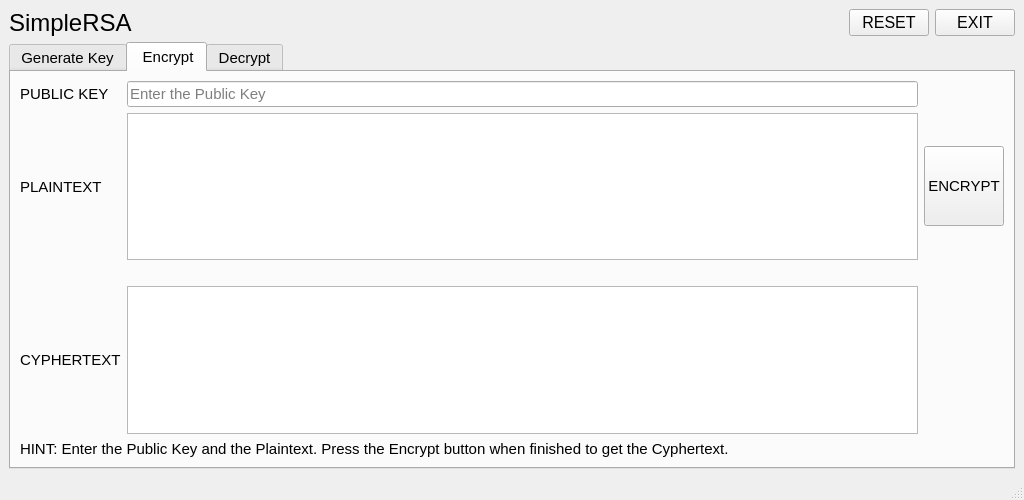
<?xml version="1.0" encoding="UTF-8"?>
<ui version="4.0">
 <class>MainWindow</class>
 <widget class="QMainWindow" name="MainWindow">
  <property name="geometry">
   <rect>
    <x>0</x>
    <y>0</y>
    <width>1024</width>
    <height>500</height>
   </rect>
  </property>
  <property name="sizePolicy">
   <sizepolicy hsizetype="MinimumExpanding" vsizetype="MinimumExpanding">
    <horstretch>0</horstretch>
    <verstretch>0</verstretch>
   </sizepolicy>
  </property>
  <property name="minimumSize">
   <size>
    <width>500</width>
    <height>500</height>
   </size>
  </property>
  <property name="windowTitle">
   <string>SimpleRSA</string>
  </property>
  <widget class="QWidget" name="centralwidget">
   <property name="sizePolicy">
    <sizepolicy hsizetype="Preferred" vsizetype="Ignored">
     <horstretch>0</horstretch>
     <verstretch>0</verstretch>
    </sizepolicy>
   </property>
   <layout class="QVBoxLayout" name="verticalLayout_6">
    <item>
     <layout class="QHBoxLayout" name="horizontalLayout_3">
      <item>
       <widget class="QLabel" name="ProgramNameLabel">
        <property name="minimumSize">
         <size>
          <width>0</width>
          <height>20</height>
         </size>
        </property>
        <property name="font">
         <font>
          <family>Cantarell</family>
          <pointsize>18</pointsize>
         </font>
        </property>
        <property name="text">
         <string>SimpleRSA</string>
        </property>
       </widget>
      </item>
      <item>
       <widget class="QPushButton" name="ResetBtn">
        <property name="minimumSize">
         <size>
          <width>0</width>
          <height>0</height>
         </size>
        </property>
        <property name="maximumSize">
         <size>
          <width>80</width>
          <height>16777215</height>
         </size>
        </property>
        <property name="font">
         <font>
          <pointsize>12</pointsize>
         </font>
        </property>
        <property name="text">
         <string>RESET</string>
        </property>
       </widget>
      </item>
      <item>
       <widget class="QPushButton" name="ExitBtn">
        <property name="maximumSize">
         <size>
          <width>80</width>
          <height>16777215</height>
         </size>
        </property>
        <property name="font">
         <font>
          <pointsize>12</pointsize>
         </font>
        </property>
        <property name="text">
         <string>EXIT</string>
        </property>
       </widget>
      </item>
     </layout>
    </item>
    <item>
     <widget class="QTabWidget" name="tabWidget">
      <property name="enabled">
       <bool>true</bool>
      </property>
      <property name="font">
       <font>
        <pointsize>11</pointsize>
       </font>
      </property>
      <property name="currentIndex">
       <number>1</number>
      </property>
      <widget class="QWidget" name="GenerateKeyTab">
       <attribute name="title">
        <string>Generate Key</string>
       </attribute>
       <layout class="QHBoxLayout" name="horizontalLayout_2">
        <item>
         <widget class="QTabWidget" name="tabWidget_2">
          <property name="font">
           <font>
            <pointsize>12</pointsize>
           </font>
          </property>
          <property name="currentIndex">
           <number>0</number>
          </property>
          <widget class="QWidget" name="AutoGenerateKeyTab">
           <attribute name="title">
            <string>Auto Generate Key</string>
           </attribute>
           <layout class="QVBoxLayout" name="verticalLayout_3">
            <item>
             <layout class="QFormLayout" name="formLayout_2">
              <item row="0" column="0" colspan="2">
               <widget class="Line" name="line_2">
                <property name="frameShadow">
                 <enum>QFrame::Raised</enum>
                </property>
                <property name="lineWidth">
                 <number>5</number>
                </property>
                <property name="orientation">
                 <enum>Qt::Horizontal</enum>
                </property>
               </widget>
              </item>
              <item row="1" column="0">
               <widget class="QLabel" name="AGK_PublicKeyOutLabel">
                <property name="font">
                 <font>
                  <pointsize>12</pointsize>
                 </font>
                </property>
                <property name="text">
                 <string>PUBLIC KEY:</string>
                </property>
               </widget>
              </item>
              <item row="1" column="1">
               <widget class="QLineEdit" name="AGK_PublicKeyOut">
                <property name="maxLength">
                 <number>999999</number>
                </property>
                <property name="frame">
                 <bool>false</bool>
                </property>
                <property name="readOnly">
                 <bool>true</bool>
                </property>
               </widget>
              </item>
              <item row="2" column="0">
               <widget class="QLabel" name="AGK_PrivateKeyOutLabel">
                <property name="font">
                 <font>
                  <pointsize>12</pointsize>
                 </font>
                </property>
                <property name="text">
                 <string>PRIVATE KEY:</string>
                </property>
               </widget>
              </item>
              <item row="2" column="1">
               <widget class="QLineEdit" name="AGK_PrivateKeyOut">
                <property name="maxLength">
                 <number>999999</number>
                </property>
                <property name="frame">
                 <bool>false</bool>
                </property>
                <property name="readOnly">
                 <bool>true</bool>
                </property>
               </widget>
              </item>
              <item row="3" column="0" colspan="2">
               <widget class="Line" name="line">
                <property name="frameShadow">
                 <enum>QFrame::Raised</enum>
                </property>
                <property name="lineWidth">
                 <number>5</number>
                </property>
                <property name="orientation">
                 <enum>Qt::Horizontal</enum>
                </property>
               </widget>
              </item>
              <item row="4" column="0">
               <widget class="QLabel" name="AGK_SetKeySizeLabel">
                <property name="font">
                 <font>
                  <pointsize>12</pointsize>
                 </font>
                </property>
                <property name="text">
                 <string>KEY SIZE:</string>
                </property>
               </widget>
              </item>
              <item row="4" column="1">
               <layout class="QHBoxLayout" name="horizontalLayout">
                <item>
                 <widget class="QRadioButton" name="AGK_SetKeySize1024">
                  <property name="font">
                   <font>
                    <pointsize>12</pointsize>
                   </font>
                  </property>
                  <property name="text">
                   <string>1024 Bits</string>
                  </property>
                 </widget>
                </item>
                <item>
                 <widget class="QRadioButton" name="AGK_SetKeySize512">
                  <property name="font">
                   <font>
                    <pointsize>12</pointsize>
                   </font>
                  </property>
                  <property name="text">
                   <string>512 Bits</string>
                  </property>
                 </widget>
                </item>
                <item>
                 <widget class="QRadioButton" name="AGK_SetKeySize256">
                  <property name="font">
                   <font>
                    <pointsize>12</pointsize>
                   </font>
                  </property>
                  <property name="text">
                   <string>256 Bits</string>
                  </property>
                 </widget>
                </item>
                <item>
                 <widget class="QRadioButton" name="AGK_SetKeySize128">
                  <property name="font">
                   <font>
                    <pointsize>12</pointsize>
                   </font>
                  </property>
                  <property name="text">
                   <string>128 Bits</string>
                  </property>
                 </widget>
                </item>
               </layout>
              </item>
              <item row="6" column="0" colspan="2">
               <widget class="QPushButton" name="AGK_GenerateKeyBtn">
                <property name="minimumSize">
                 <size>
                  <width>0</width>
                  <height>50</height>
                 </size>
                </property>
                <property name="font">
                 <font>
                  <pointsize>12</pointsize>
                 </font>
                </property>
                <property name="text">
                 <string>AUTO-GENERATE KEY</string>
                </property>
               </widget>
              </item>
              <item row="7" column="0" colspan="2">
               <widget class="QLabel" name="HINT_0">
                <property name="font">
                 <font>
                  <pointsize>11</pointsize>
                 </font>
                </property>
                <property name="text">
                 <string>HINT: Set the keysize, and then press the AUTO-GENERATE KEY button. Use the Public Key for Encryption, and the Private Key for Decryption.</string>
                </property>
                <property name="wordWrap">
                 <bool>true</bool>
                </property>
               </widget>
              </item>
              <item row="5" column="0" colspan="2">
               <widget class="Line" name="line_6">
                <property name="frameShadow">
                 <enum>QFrame::Raised</enum>
                </property>
                <property name="lineWidth">
                 <number>5</number>
                </property>
                <property name="orientation">
                 <enum>Qt::Horizontal</enum>
                </property>
               </widget>
              </item>
             </layout>
            </item>
           </layout>
          </widget>
          <widget class="QWidget" name="CustomKeyTab">
           <attribute name="title">
            <string>Custom Key Input</string>
           </attribute>
           <layout class="QVBoxLayout" name="verticalLayout">
            <item>
             <layout class="QFormLayout" name="formLayout">
              <item row="1" column="0">
               <widget class="QLabel" name="CKI_PValLabel">
                <property name="minimumSize">
                 <size>
                  <width>20</width>
                  <height>0</height>
                 </size>
                </property>
                <property name="font">
                 <font>
                  <pointsize>12</pointsize>
                 </font>
                </property>
                <property name="text">
                 <string>P</string>
                </property>
                <property name="alignment">
                 <set>Qt::AlignCenter</set>
                </property>
               </widget>
              </item>
              <item row="1" column="1">
               <widget class="QLineEdit" name="CKI_PValInput">
                <property name="maximumSize">
                 <size>
                  <width>200</width>
                  <height>16777215</height>
                 </size>
                </property>
                <property name="text">
                 <string/>
                </property>
                <property name="placeholderText">
                 <string>Enter P Value</string>
                </property>
               </widget>
              </item>
              <item row="2" column="0">
               <widget class="QLabel" name="CKI_QValLabel">
                <property name="minimumSize">
                 <size>
                  <width>20</width>
                  <height>0</height>
                 </size>
                </property>
                <property name="font">
                 <font>
                  <pointsize>12</pointsize>
                 </font>
                </property>
                <property name="text">
                 <string>Q</string>
                </property>
                <property name="alignment">
                 <set>Qt::AlignCenter</set>
                </property>
               </widget>
              </item>
              <item row="2" column="1">
               <widget class="QLineEdit" name="CKI_QValInput">
                <property name="maximumSize">
                 <size>
                  <width>200</width>
                  <height>16777215</height>
                 </size>
                </property>
                <property name="text">
                 <string/>
                </property>
                <property name="placeholderText">
                 <string>Enter Q Value</string>
                </property>
               </widget>
              </item>
              <item row="3" column="0" colspan="2">
               <widget class="Line" name="line_3">
                <property name="frameShadow">
                 <enum>QFrame::Raised</enum>
                </property>
                <property name="lineWidth">
                 <number>5</number>
                </property>
                <property name="orientation">
                 <enum>Qt::Horizontal</enum>
                </property>
               </widget>
              </item>
              <item row="4" column="0">
               <widget class="QLabel" name="CKI_PublicKeyOutLabel">
                <property name="minimumSize">
                 <size>
                  <width>20</width>
                  <height>0</height>
                 </size>
                </property>
                <property name="font">
                 <font>
                  <pointsize>12</pointsize>
                 </font>
                </property>
                <property name="text">
                 <string>PUBLIC KEY:</string>
                </property>
                <property name="alignment">
                 <set>Qt::AlignCenter</set>
                </property>
               </widget>
              </item>
              <item row="4" column="1">
               <widget class="QLineEdit" name="CKI_PublicKeyOut">
                <property name="frame">
                 <bool>false</bool>
                </property>
                <property name="readOnly">
                 <bool>true</bool>
                </property>
               </widget>
              </item>
              <item row="5" column="0">
               <widget class="QLabel" name="CKI_PrivateKeyOutLabel">
                <property name="minimumSize">
                 <size>
                  <width>30</width>
                  <height>0</height>
                 </size>
                </property>
                <property name="font">
                 <font>
                  <pointsize>12</pointsize>
                 </font>
                </property>
                <property name="text">
                 <string>PRIVATE KEY:</string>
                </property>
                <property name="alignment">
                 <set>Qt::AlignCenter</set>
                </property>
               </widget>
              </item>
              <item row="5" column="1">
               <widget class="QLineEdit" name="CKI_PrivateKeyOut">
                <property name="frame">
                 <bool>false</bool>
                </property>
                <property name="readOnly">
                 <bool>true</bool>
                </property>
               </widget>
              </item>
              <item row="7" column="0" colspan="2">
               <widget class="QPushButton" name="CKI_GenerateKeyBtn">
                <property name="minimumSize">
                 <size>
                  <width>0</width>
                  <height>50</height>
                 </size>
                </property>
                <property name="font">
                 <font>
                  <pointsize>12</pointsize>
                 </font>
                </property>
                <property name="text">
                 <string>GENERATE KEY</string>
                </property>
               </widget>
              </item>
              <item row="8" column="0" colspan="2">
               <widget class="QLabel" name="HINT_1">
                <property name="font">
                 <font>
                  <pointsize>11</pointsize>
                 </font>
                </property>
                <property name="text">
                 <string>HINT: Set the P and Q Values, and then press the GENERATE KEY button. Use the Public Key for Encryption, and the Private Key for Decryption.</string>
                </property>
                <property name="wordWrap">
                 <bool>true</bool>
                </property>
               </widget>
              </item>
              <item row="6" column="0" colspan="2">
               <widget class="Line" name="line_4">
                <property name="frameShadow">
                 <enum>QFrame::Raised</enum>
                </property>
                <property name="lineWidth">
                 <number>5</number>
                </property>
                <property name="orientation">
                 <enum>Qt::Horizontal</enum>
                </property>
               </widget>
              </item>
              <item row="0" column="0" colspan="2">
               <widget class="Line" name="line_5">
                <property name="frameShadow">
                 <enum>QFrame::Raised</enum>
                </property>
                <property name="lineWidth">
                 <number>5</number>
                </property>
                <property name="orientation">
                 <enum>Qt::Horizontal</enum>
                </property>
               </widget>
              </item>
             </layout>
            </item>
           </layout>
          </widget>
         </widget>
        </item>
       </layout>
      </widget>
      <widget class="QWidget" name="EncryptTab">
       <attribute name="title">
        <string> Encrypt</string>
       </attribute>
       <layout class="QGridLayout" name="gridLayout_2">
        <item row="1" column="1">
         <widget class="QTextEdit" name="E_PlaintextInput"/>
        </item>
        <item row="4" column="1">
         <widget class="QTextEdit" name="E_CyphertextOut">
          <property name="readOnly">
           <bool>true</bool>
          </property>
         </widget>
        </item>
        <item row="0" column="1">
         <widget class="QLineEdit" name="E_PublicKeyInput">
          <property name="placeholderText">
           <string>Enter the Public Key</string>
          </property>
         </widget>
        </item>
        <item row="1" column="2">
         <widget class="QPushButton" name="E_EncryptBtn">
          <property name="minimumSize">
           <size>
            <width>0</width>
            <height>80</height>
           </size>
          </property>
          <property name="text">
           <string>ENCRYPT</string>
          </property>
         </widget>
        </item>
        <item row="1" column="0">
         <widget class="QLabel" name="E_PlaintextInputLabel">
          <property name="text">
           <string>PLAINTEXT</string>
          </property>
         </widget>
        </item>
        <item row="2" column="1">
         <spacer name="horizontalSpacer">
          <property name="orientation">
           <enum>Qt::Horizontal</enum>
          </property>
          <property name="sizeHint" stdset="0">
           <size>
            <width>40</width>
            <height>20</height>
           </size>
          </property>
         </spacer>
        </item>
        <item row="4" column="0">
         <widget class="QLabel" name="E_CyphertextOutLabel">
          <property name="text">
           <string>CYPHERTEXT</string>
          </property>
         </widget>
        </item>
        <item row="0" column="0">
         <widget class="QLabel" name="E_PublicKeyInputLabel">
          <property name="text">
           <string>PUBLIC KEY</string>
          </property>
         </widget>
        </item>
        <item row="5" column="0" colspan="3">
         <widget class="QLabel" name="HINT_2">
          <property name="font">
           <font>
            <pointsize>11</pointsize>
           </font>
          </property>
          <property name="text">
           <string>HINT: Enter the Public Key and the Plaintext. Press the Encrypt button when finished to get the Cyphertext.</string>
          </property>
         </widget>
        </item>
       </layout>
      </widget>
      <widget class="QWidget" name="DecryptTab">
       <attribute name="title">
        <string>Decrypt</string>
       </attribute>
       <layout class="QGridLayout" name="gridLayout_3">
        <item row="1" column="2">
         <widget class="QPushButton" name="D_DecryptBtn">
          <property name="minimumSize">
           <size>
            <width>0</width>
            <height>80</height>
           </size>
          </property>
          <property name="text">
           <string>DECRYPT</string>
          </property>
         </widget>
        </item>
        <item row="1" column="1">
         <widget class="QTextEdit" name="D_CyphertextInput"/>
        </item>
        <item row="3" column="1">
         <widget class="QTextEdit" name="D_PlaintextOut">
          <property name="readOnly">
           <bool>true</bool>
          </property>
         </widget>
        </item>
        <item row="0" column="0">
         <widget class="QLabel" name="D_PrivateKeyInputLabel">
          <property name="text">
           <string>PRIVATE KEY</string>
          </property>
         </widget>
        </item>
        <item row="2" column="1">
         <spacer name="horizontalSpacer_2">
          <property name="orientation">
           <enum>Qt::Horizontal</enum>
          </property>
          <property name="sizeHint" stdset="0">
           <size>
            <width>40</width>
            <height>20</height>
           </size>
          </property>
         </spacer>
        </item>
        <item row="3" column="0">
         <widget class="QLabel" name="D_PlaintextOutLabel">
          <property name="text">
           <string>PLAINTEXT</string>
          </property>
         </widget>
        </item>
        <item row="0" column="1">
         <widget class="QLineEdit" name="D_PrivateKeyInput">
          <property name="placeholderText">
           <string>Enter the Private Key</string>
          </property>
         </widget>
        </item>
        <item row="1" column="0">
         <widget class="QLabel" name="D_CypherTextInputLabel">
          <property name="text">
           <string>CYPHERTEXT</string>
          </property>
         </widget>
        </item>
        <item row="4" column="0" colspan="3">
         <widget class="QLabel" name="HINT_3">
          <property name="font">
           <font>
            <pointsize>11</pointsize>
           </font>
          </property>
          <property name="text">
           <string>HINT: Enter the Private Key and the Cyphertext. Press the Decrypt button when finished to get the Plaintext.</string>
          </property>
         </widget>
        </item>
       </layout>
      </widget>
     </widget>
    </item>
   </layout>
  </widget>
  <widget class="QMenuBar" name="menubar">
   <property name="geometry">
    <rect>
     <x>0</x>
     <y>0</y>
     <width>1024</width>
     <height>22</height>
    </rect>
   </property>
  </widget>
  <widget class="QStatusBar" name="statusbar"/>
 </widget>
 <resources/>
 <connections/>
</ui>
